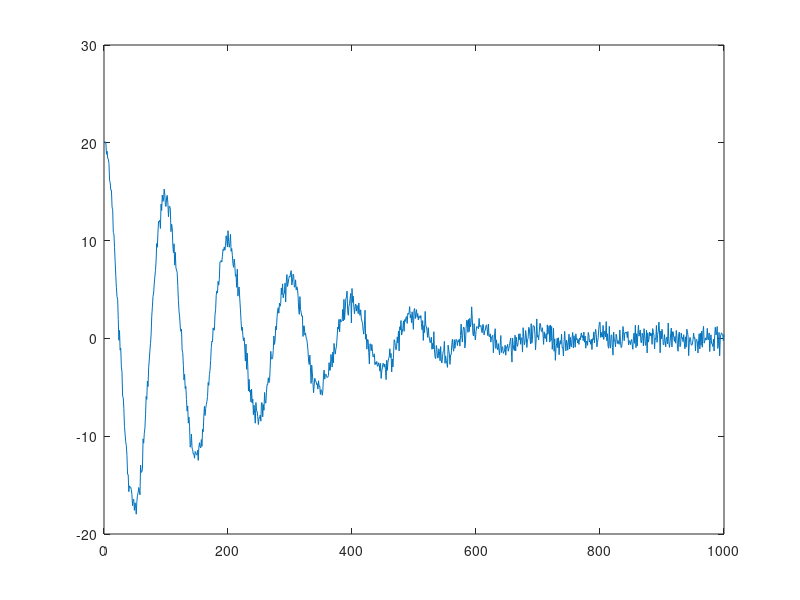

Reproduce this figure in MATLAB. (Note: this script raises an error after producing the figure.)


% N = 100;
% f = [.3 .4];
% A = 20*[1 1];
% beta = [0.05 0.01];
% gamma = 1*[0.1 0.00001];

N = 1000;
f = [.01 0];
A = 20*[1 0];
d = 0.03;
beta = d*[0.1 0.00];
gamma = d^2*[0.003 0.0000];

e = (randn(1,N) + 1i*randn(1,N))/sqrt(2); %noises
t = cumsum(ones(1,N));
y = A(1)*exp(1j*2*pi*f(1)*t-beta(1)*t-gamma(1)*t.^2);
y = y+A(2)*exp(1j*2*pi*f(2)*t-beta(2)*t-gamma(2)*t.^2);
y = y+e;
plot(real(y))

%% DSURE-skattning

lambda = 0.1; %lambda =0.1 funkar inte alls
[f_es,x_es,beta_es]=SURE_IR_bfv_FE_fastER2(y',N,1:N,lambda);
disp('Frequency estimates:')
disp(f_es)
disp('Beta estimates')
disp(beta_es)
plot(f_es);

%% WSEMA-skattning

[ fEst, betaEst, zEst ] = WSEMA_1D_FE(y',[1:N]',10,5,5,0.1,5,10,0);
disp('Frequency estimates:')
disp(1-fEst)
disp('Beta estimates')
disp(betaEst)

%% WSEMA-skattning Voigt

[ fEst, betaEst, gammaEst, zEst ] = WSEMA_1D_VOIGT(y',[1:N]',10,5,5,0.1,5,10,0);
disp('Frequency estimates:')
disp(1-fEst)
disp('Beta estimates')
disp(betaEst)
disp('Gamma estimates')
disp(gammaEst)

%% Monte Carlo
rng(0)

N=5; %antal simuleringar
MSE = ones(3,N);
n = 100;
f = [.1 0];
A = 50*[1 0];
d = 0.3;
beta = d*[0.1 0.00];
gamma = d^2*[0.003 0.0000];
MSE(1,:) = f(1)*ones(1,N);
MSE(2,:) = beta(1)*ones(1,N);
MSE(3,:) = gamma(1)*ones(1,N);
sigma = 1; %noise std

Avec = logspace(1, 3, 10);

crbVec = zeros(4, length(Avec));
MSEvec = zeros(3, length(Avec));

for ii = 1:numel(Avec)

    A = Avec(ii)*[1 0];

    for i=1:N
        phi = 2*pi*rand;
        e = sigma*((randn(1,n) + 1i*randn(1,n)))/sqrt(2); %noises
        t = cumsum(ones(1,n));
        y = A(1)*exp(1j*2*pi*f(1)*t-beta(1)*t-gamma(1)*t.^2)*exp(1j*phi);
        y = y+A(2)*exp(1j*2*pi*f(2)*t-beta(2)*t-gamma(2)*t.^2);
        y = y+e;
        
        [ fEst, betaEst, gammaEst, zEst ] = WSEMA_1D_VOIGT(y',[1:n]',20,3,2,0.1,10,30,0);
        [~, index] = max(abs(zEst));
        fEst = 1-fEst(index);
        betaEst = betaEst(index);
        gammaEst = gammaEst(index);
        
        MSE(1,i) = (MSE(1,i)-fEst)^2;
        MSE(2,i) = (MSE(2,i)-betaEst)^2;
        MSE(3,i) = (MSE(3,i)-gammaEst)^2;
        disp(i/N)
        
    end

crbVec(:, ii) = sqrt(voigtCRB(f(1), beta(1), gamma(1), A(1), pi, n, sigma));
MSEvec(:, ii) = mean(MSE'); 

end

SNR = 10*log10(Avec/sigma);
logMSE = -10*log10(MSEvec);
figure(1)
plot(SNR, logMSE(1,:), '.-');
title("Frequency MSE")
figure(2)
title("Beta MSE");
plot(SNR, logMSE(2,:), '.-');
figure(3)
title("Gamma MSE")
plot(SNR, logMSE(3, :), '.-');
%%
disp('Freq.  MSE')
disp(mean(RMSE(1,:)))
disp('Beta.  MSE')
disp(mean(RMSE(2,:)))
disp('Gamma.  MSE')
disp(mean(RMSE(3,:)))
disp('Gamma.  CRB')
disp(vCRB)
disp('Gamma.RMSE/gammaCRB')
disp(sqrt(mean(MSE(3,:)))/vCRB);
